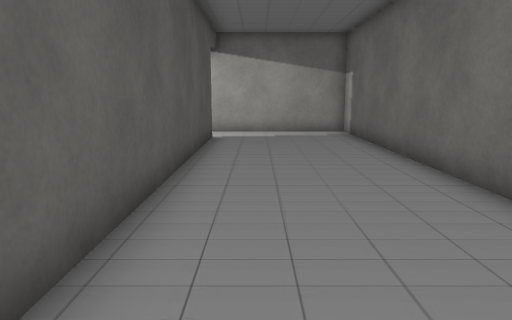
view 1 (above)

16 first-person views from a walk through a scene from a Unity 3-D project. The camera is 1.4 m above the floor, tilts 10° down and sees 70° across. The floor is counted in squares, 1 m on a side. Each view is taken from the middle of a square. On the plan, view 1 faces up. The plan holds only what a view shows up to about 16 squares ahead; the rest is blank. The place goes on beyond the plan. Some surface patterns are stand-ins.

view 2
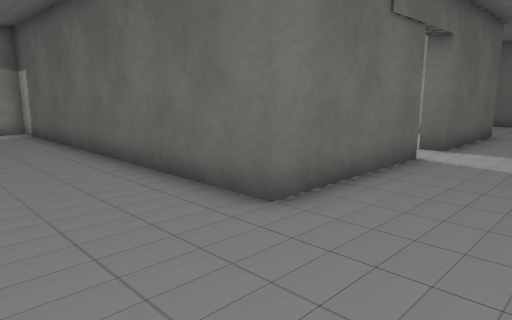

view 3
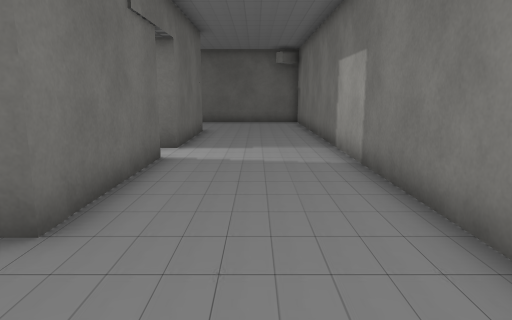

view 4
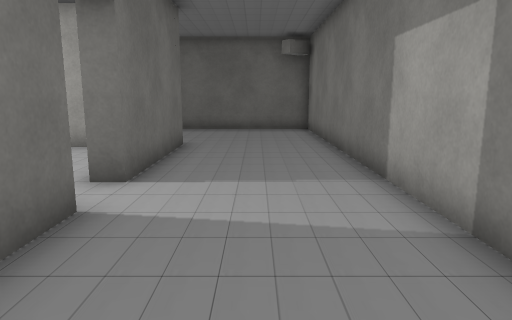

view 5
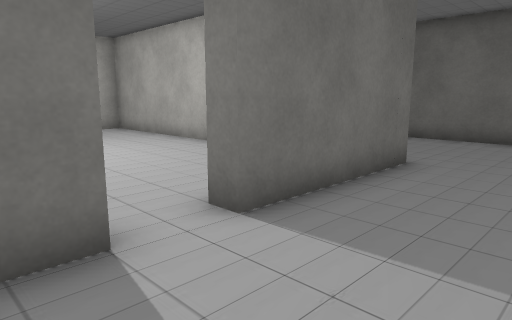

view 6
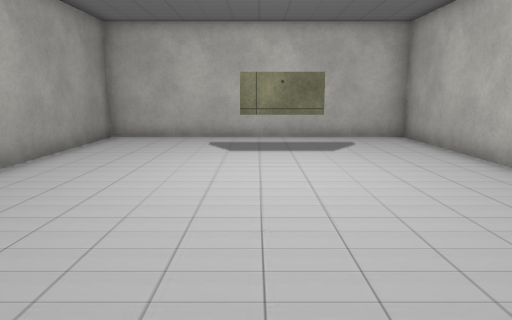

view 7
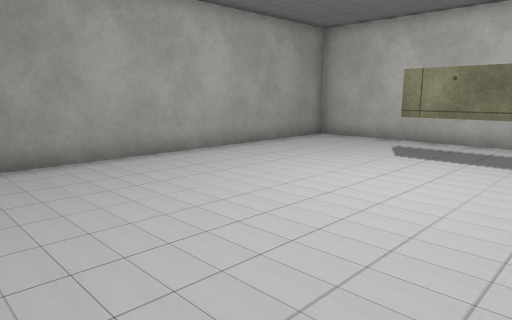

view 8
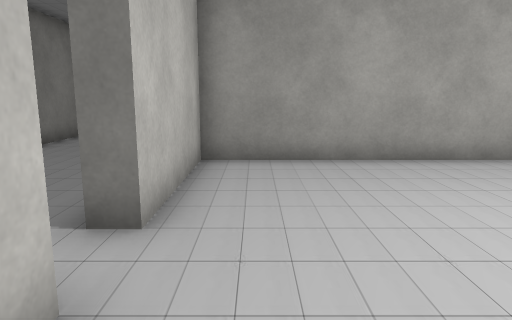

view 9
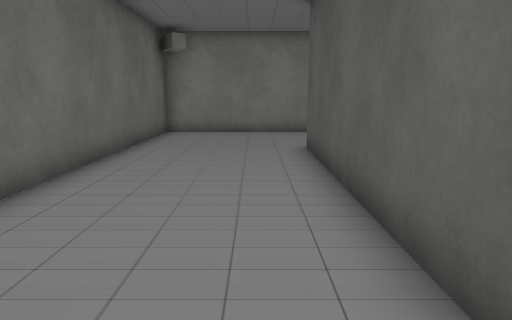

view 10
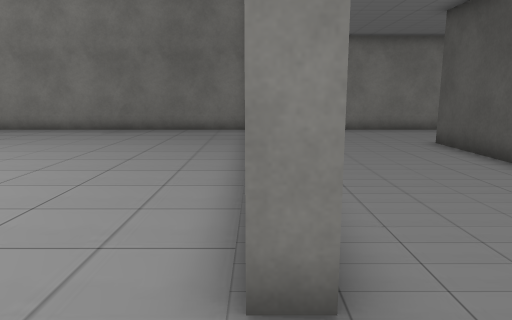

view 11
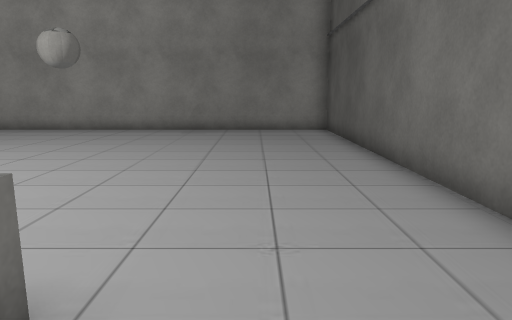

view 12
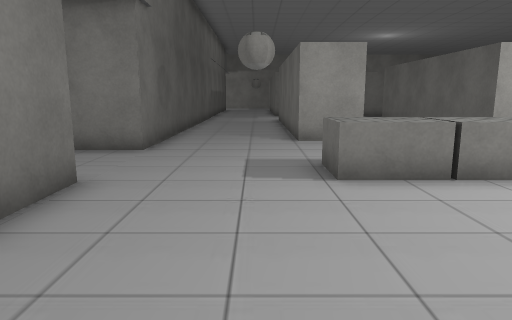

view 13
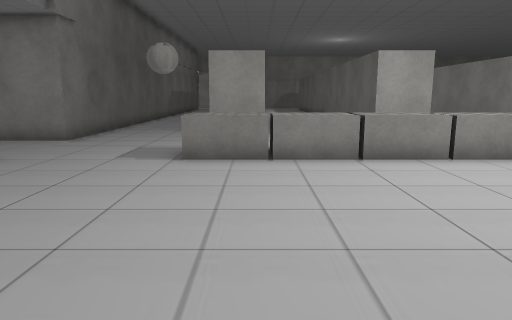

view 14
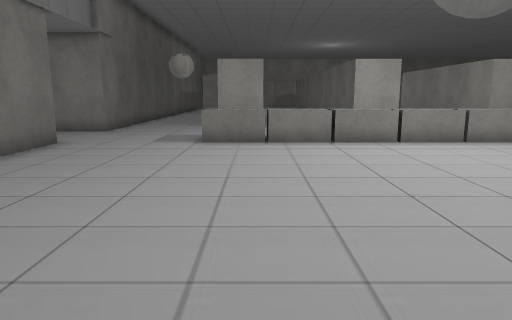

view 15
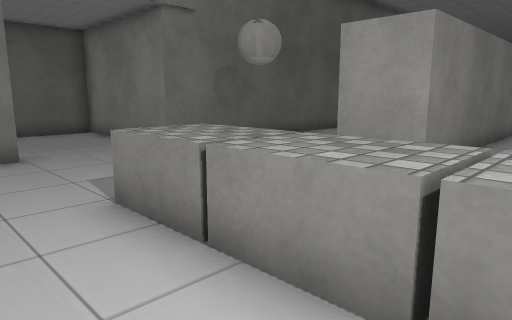

view 16
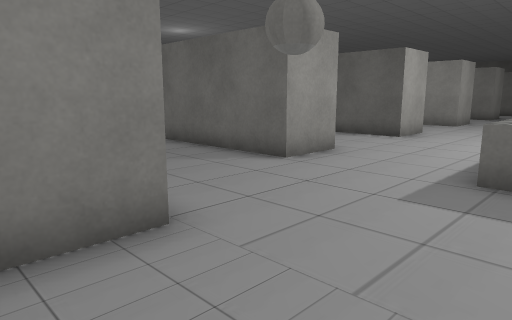

### Floor plan
Key: @ floor where view 1 was taken; # wall or solid block; . floor; T thing the floor can be seen under or through; O other object.
Columns run from 2 left of view 1 to 32 right of it. Each row starts with its distance up from view 1.
 23                       #     #
 22                       #.   ##.
 21                       #....##.   #
 20                       #....##.   #
 19                       #....##.   #
 18                       #....##  ..#
 17                       #....##....##
 16                       #............
 15 #######################............
 14  .....#.........#..................
 13  .....#.........#..............
 12 #.....#.........#..........OOOOOOOO
 11 #.....#....TT...#   .......OOOOOOOO
 10 #.....#.........#.....#............
  9 #.....#.........#.....#............
  8 #.....#.........#.....#............
  7 #.....#.........#.....#...........
  6 #.....#.........#.....#..........
  5 #.....#.........#.....#..........
  4 #.....#.........#.....#.........
  3 #.....#####.... #.....#..........
  2 #.....#####.#####.....#...........
  1    ...................#...........
  0   @ ..................#............
 -1   ....................#............
 -2  ##################################

Positions as (right, up) in squares from view 1, and headings:
1: (0, 0), facing up
2: (0, -1), facing up-right
3: (0, 0), facing right
4: (4, 0), facing right
5: (7, -1), facing up-right
6: (9, 2), facing up
7: (12, 3), facing up-left
8: (12, 4), facing left
9: (16, 12), facing down
10: (20, 13), facing down
11: (23, 13), facing down
12: (23, 5), facing up
13: (26, 3), facing up
14: (26, 0), facing up
15: (29, 9), facing up-left
16: (18, 11), facing up-right
